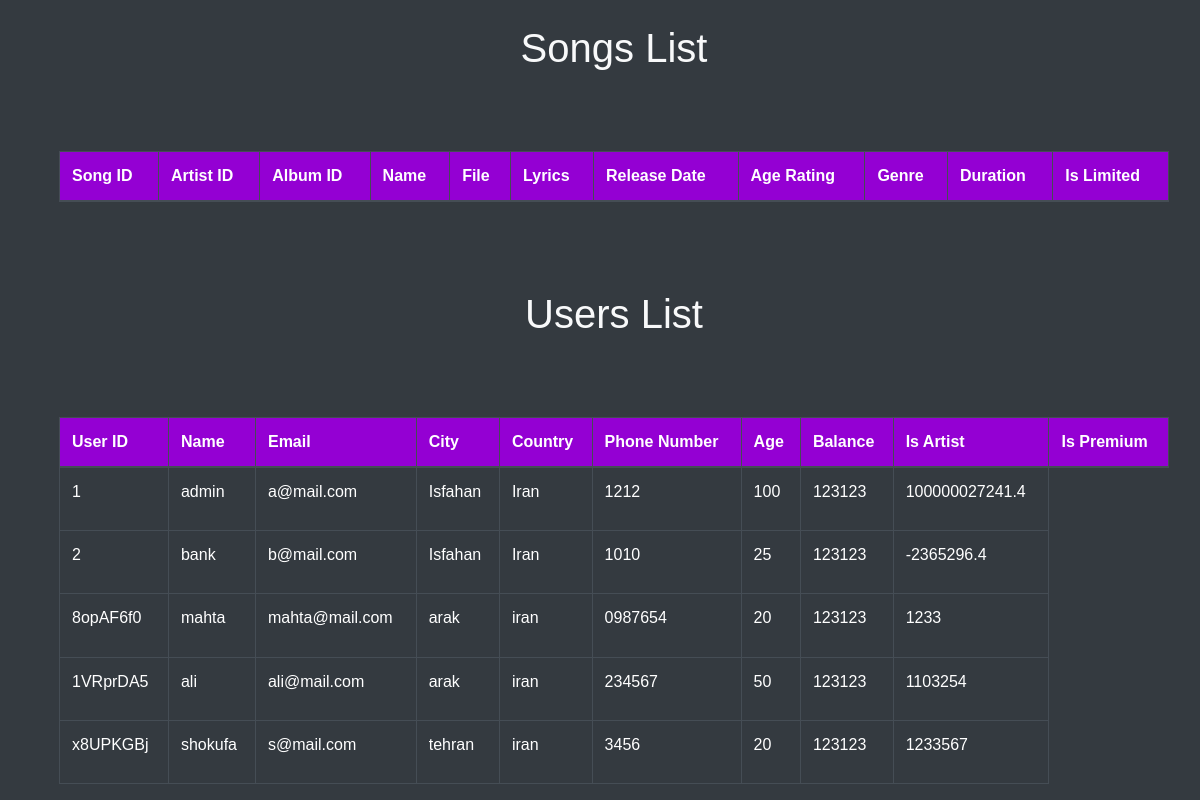
Page /participant on the committed database.
### tables this page shows
CREATE TABLE USERS (
            user_id TEXT PRIMARY KEY,
            name TEXT,
            email TEXT,
            city TEXT,
            country TEXT,
            phone TEXT,
            age INTEGER CHECK(age >= 9 AND age <= 120),
            password TEXT,
            balance INTEGER DEFAULT 0,
            is_artist BOOLEAN DEFAULT 0,
            is_premium BOOLEAN DEFAULT 0
        );

### app.py (the view)
@app.route("/participant")
def participants():
    with sqlite3.connect("database.db") as connect:
        cursor = connect.cursor()
        cursor.execute("SELECT * FROM USERS")
        data = cursor.fetchall()
    return render_template("participants.html", data=data)

### templates/participants.html (shortened to what this page needs)
<!DOCTYPE html>
<html lang="en">
<head>
    <link rel="stylesheet" href="https://stackpath.bootstrapcdn.com/bootstrap/4.5.2/css/bootstrap.min.css">
    <link rel="stylesheet" type="text/css" href="{{ url_for('static', filename='css/style.css') }}">
</head>
<body class="bg-dark text-light">
    <div class="container mt-4">
        <h1 class="text-center">Songs List</h1>
        <table class="table table-dark table-bordered">
            <thead>
                <tr>
                    <th>Song ID</th>
                    <th>Artist ID</th>
                    <th>Album ID</th>
                    <th>Name</th>
                    <th>File</th>
                    <th>Lyrics</th>
                    <th>Release Date</th>
                    <th>Age Rating</th>
                    <th>Genre</th>
                    <th>Duration</th>
                    <th>Is Limited</th>
                </tr>
            </thead>
            <tbody>
            </tbody>
        </table>
        <h1 class="text-center">Users List</h1>
        <table class="table table-dark table-bordered">
            <thead>
                <tr>
                    <th>User ID</th>
                    <th>Name</th>
                    <th>Email</th>
                    <th>City</th>
                    <th>Country</th>
                    <th>Phone Number</th>
                    <th>Age</th>
                    <th>Balance</th>
                    <th>Is Artist</th>
                    <th>Is Premium</th>
                </tr>
            </thead>
            <tbody>
                {% for participant in data %}
                <tr>
                    <td>{{ participant[0] }}</td>
                    <td>{{ participant[1] }}</td>
                    <td>{{ participant[2] }}</td>
                    <td>{{ participant[3] }}</td>
                    <td>{{ participant[4] }}</td>
                    <td>{{ participant[5] }}</td>
                    <td>{{ participant[6] }}</td>
                    <td>{{ participant[7] }}</td>
                    <td>{{ participant[8] }}</td>
                </tr>
                {% endfor %}
            </tbody>
        </table>
    </div>
</body>
</html>

### static/css/style.css (style rules this page uses)
:root { --border-in: #9400d3; --border-out: hsl(0, 0%, 22%); --border-header: #383838; --background-main-card: #1e1e1f; --background-body: #000; --background-sub-div-card: #202022; --background-sub-div-card-2: rgba(44, 43, 43, 0.923); --background-header-title: hsl(240, 1%, 17%); --background-header-title-1: hsl(240, 1%, 20%); --box-shadow-1: 0 0 15px #111; --box-shadow-2: 0 0 10px #222; --box-shadow-3: 0 0 10px rgba(0, 0, 0, 0.722); font-family: "Poppins", sans-serif; --font-color-1: #fff; --font-color-2: #e2e2e2; --font-color-3: #d6d6d6bf; --font-color-4: #9400d3; --font-color-5: #000; --font-size-0: 28px; --font-size-1: 26px; --font-size-2: 18px; --font-size-3: 16px; --font-size-4: 12px; }
body { background-color:#e2e2e2; box-sizing: border-box; margin: 0; display: flex; flex-direction: column; min-height: 100vh; font-family: Arial, sans-serif; }
table { width: 100%; border-collapse: collapse; }
th, td { padding: 8px; text-align: left; border-bottom: 1px solid #ddd; }
.container { display: flex; flex-wrap: wrap; justify-content: center; flex-grow: 1; margin-right: 1rem; }

### templates/participants.html (style rules this page uses)
body { background-color: #1e1e1f; color: #ffffff; }
table, th, td { border: 1px solid #9400d3; border-collapse: collapse; padding: 8px; color: #ffffff; }
th { background-color: #9400d3; }

### rows in the picture
USERS: user_id "1", name "admin", email "a@mail.com", city "Isfahan", country "Iran", phone "1212", age "100", password "123123", balance "100000027241.4"
USERS: user_id "2", name "bank", email "b@mail.com", city "Isfahan", country "Iran", phone "1010", age "25", password "123123", balance "-2365296.4"
USERS: user_id "8opAF6f0", name "mahta", email "mahta@mail.com", city "arak", country "iran", phone "0987654", age "20", password "123123", balance "1233"
USERS: user_id "1VRprDA5", name "ali", email "ali@mail.com", city "arak", country "iran", phone "234567", age "50", password "123123", balance "1103254"
USERS: user_id "x8UPKGBj", name "shokufa", email "s@mail.com", city "tehran", country "iran", phone "3456", age "20", password "123123", balance "1233567"
